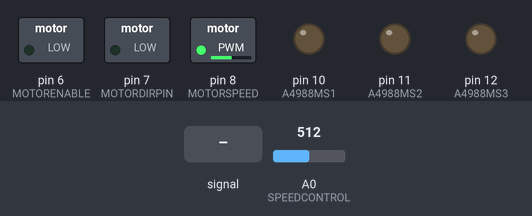
Bench run of a sketch on a simulated Arduino Nano, built with avr-gcc and run on an emulated ATmega328P. On the bench: switched loads named in the sketch (green lamp = pin HIGH), output pins drawn as LEDs (lit = HIGH). Inputs (shaded band) come from the test bench; at power-on: A0 (SPEEDCONTROL) = 512.

Above: at 1.2 s.
1.3 s: A0 (SPEEDCONTROL) fed a 200 Hz sine of ±255 counts around its level
2.8 s: A0 (SPEEDCONTROL) set to 306
5.8 s: A0 (SPEEDCONTROL) set to 323
7.4 s: A0 (SPEEDCONTROL) set to 331
10.4 s: A0 (SPEEDCONTROL) set to 511
11.9 s: A0 (SPEEDCONTROL) set to 539
13.4 s: A0 (SPEEDCONTROL) set to 568
Timing chart, 0 to 17.4 s (numbered marks = the images above; inputs shaded):
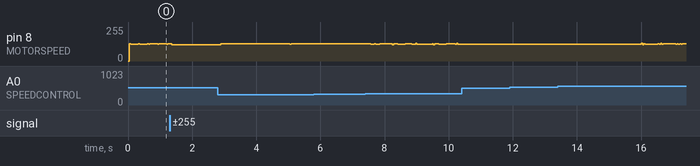

The sketch:

Steppermotor_Steuerung_Teil1.ino
```cpp
/*  Einfache Schrittmotor Steuerung
 *  von Tobias Kuch 2020 https://github.com/kuchto tobias.kuch@googlemail.com
 *
 *  Version: 1.0
 *
 *  Funktion:
 *  Steuert die Geschwindigkeit eines Schrittmotor im Full Step Modus im Frequenzbereich von 241 bis 980 Hz.
 *  Bei einem Schrittmotor mit einem Schrittgrad von 1,8 Grad und von 200 Schritten pro Umdrehung ergibt sich eine
 *  Geschwindigkeitseinstellbarkeit von min. 72 U/Min bis max. 294 U/Min
 *
 *  Verwendete Hardware:
 *    - Arduino Nano V3
 *    - Potentiometer (10KOhm)
 *    - externe Spannungsversorgung 5V und 12 Volt für Steppermotor
 *    - Steppermotor
 *    - Stepper Motor IC
 *
 *  Verwendete Bibliotheken:
 *    - keine
 *
 */


#define MOTORDIRPIN 7
#define MOTORSPEED 8
#define MOTORENABLE 6
#define A4988MS1 10
#define A4988MS2 11
#define A4988MS3 12

#define SPEEDCONTROL A0

byte valuea = 0;
byte oldvaluea = 0;


ISR(TIMER1_COMPA_vect){ //Timer1 interrupt. Schaltet Pin 8 um.
 // Weitere Infos auf: https://www.mikrocontroller.net/articles/AVR-Tutorial:_Timer
 digitalWrite(MOTORSPEED,!(digitalRead(MOTORSPEED)));// Aufruffrequenz maximal: 2.604 Khz
 //Frequenz an Pin 8(Hz) = (Arduino clock speed 16,000,000Hz) / (prescaler * (compare match register + 1)) / 2
}

void setup() {
 pinMode(MOTORSPEED, OUTPUT);
 pinMode(MOTORDIRPIN, OUTPUT);
 pinMode(MOTORENABLE, OUTPUT);
 pinMode(A4988MS1, OUTPUT);
 pinMode(A4988MS2, OUTPUT);
 pinMode(A4988MS3, OUTPUT);
 digitalWrite(A4988MS1,LOW); // FullStep
 digitalWrite(A4988MS2,LOW); // FullStep
 digitalWrite(A4988MS3,LOW); // FullStep
 digitalWrite(MOTORENABLE,LOW);
 cli();                                //stoppe alle Interrupts
 TCCR1A = 0;                           // set entire TCCR1A register to 0 TCCR - Timer/Counter Control Register
 TCCR1B = 0;                           // Setze Timer/Counter Control Register TCCR1B auf 0
 TCCR1B |= (1 << WGM12);               // Schalte Clear Timer on Compare (CTC) Modus ein
 // TCCR1B |= (1 << CS12) | (1 << CS10);  // Setze CS10 und CS12 Bit auf 1 für den 1024 Prescaler. Maximalfrequenz: 7.812 Khz
 TCCR1B |= (1 << CS12);                 // Setze CS12 Bit auf 1 für den 256 Prescaler.
 TCNT1  = 0;                           // Initialisiere Zähler/Zeitgeber Register Wert auf 0
 OCR1A = 130;//  Aufruffrequenz Timer 1  241 Hz * 2
 TIMSK1 |= (1 << OCIE1A); // Erlaube Timer compare interrupt TIMSK - Timer/Counter Interrupt Mask Register
 sei();//allow interrupts
}

void loop() { // Hauptschleife - Abfragen des Potentiometers
 int Gb = analogRead(SPEEDCONTROL);
 byte valuea = map(Gb,0,1023,31,130);
 if (valuea != oldvaluea)
  {
  oldvaluea = valuea ;
  cli();//stop interrupts
  OCR1A = valuea;
  if ( TCNT1 > OCR1A )
    {
    TCNT1 = OCR1A -1;//initialize counter value to 0
    }
  sei();//allow interrupts
  }
}
```

Measured:
- after the input at 2.8 s, pin 8 (MOTORSPEED): 121/255 → 130/255 after 0.09 s
- after the input at 5.8 s, every drawn part: stays the same
- after the input at 10.4 s, every drawn part: stays the same
- after the input at 11.9 s, every drawn part: stays the same
